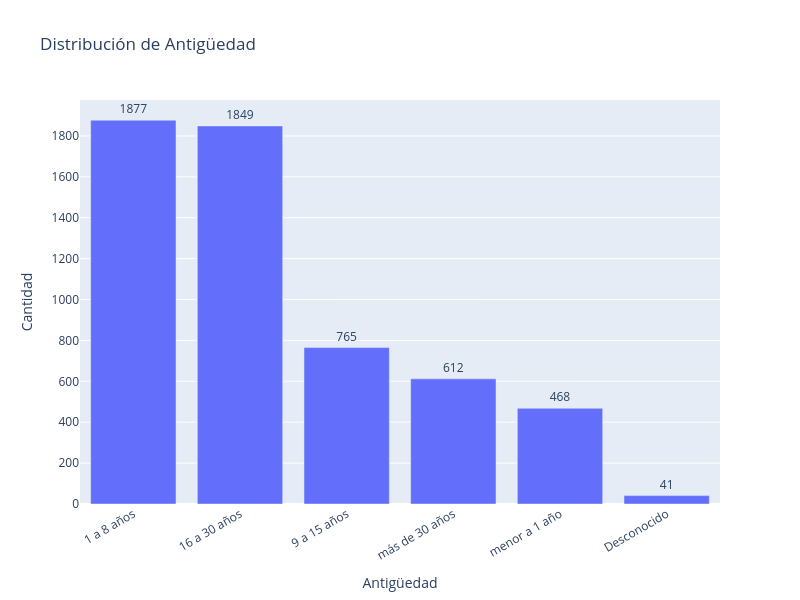

Source (notebook cell):
### Code cell
conteo = df_filtrado['Antigüedad'].value_counts()

fig = px.bar(x=conteo.index, y=conteo.values,
             text=conteo.values,
             title="Distribución de Antigüedad",
             labels={'x': 'Antigüedad', 'y': 'Cantidad'},
             width=800, height=600)

fig.update_traces(textposition='outside')
fig.update_layout(xaxis_tickangle=-30)
fig.show()

### Figure 1 — Plotly figure (JSON) as saved in the notebook; plotly's stock layout.template omitted (floating-point values rounded to 4 significant figures)
{"data": [{"hovertemplate": "Antigüedad=%{x}<br>Cantidad=%{y}<br>text=%{text}<extra></extra>", "legendgroup": "", "marker": {"color": "#636efa", "pattern": {"shape": ""}}, "name": "", "orientation": "v", "showlegend": false, "text": [1877.0, 1849.0, 765.0, 612.0, 468.0, 41.0], "textposition": "outside", "type": "bar", "x": ["1 a 8 años", "16 a 30 años", "9 a 15 años", "más de 30 años", "menor a 1 año", "Desconocido"], "xaxis": "x", "y": [1877, 1849, 765, 612, 468, 41], "yaxis": "y"}], "layout": {"barmode": "relative", "height": 600, "legend": {"tracegroupgap": 0}, "title": {"text": "Distribución de Antigüedad"}, "width": 800, "xaxis": {"anchor": "y", "domain": [0, 1], "tickangle": -30, "title": {"text": "Antigüedad"}}, "yaxis": {"anchor": "x", "domain": [0, 1], "title": {"text": "Cantidad"}}}}
